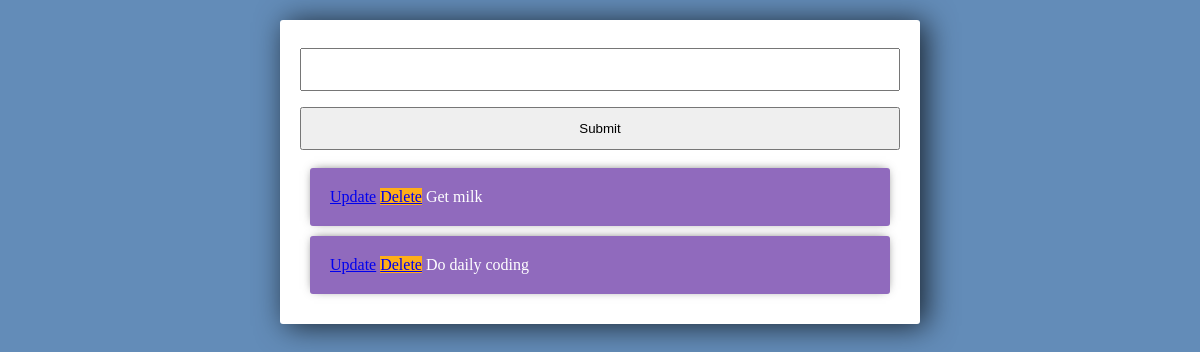
/, run on an earlier commit of the app's database.
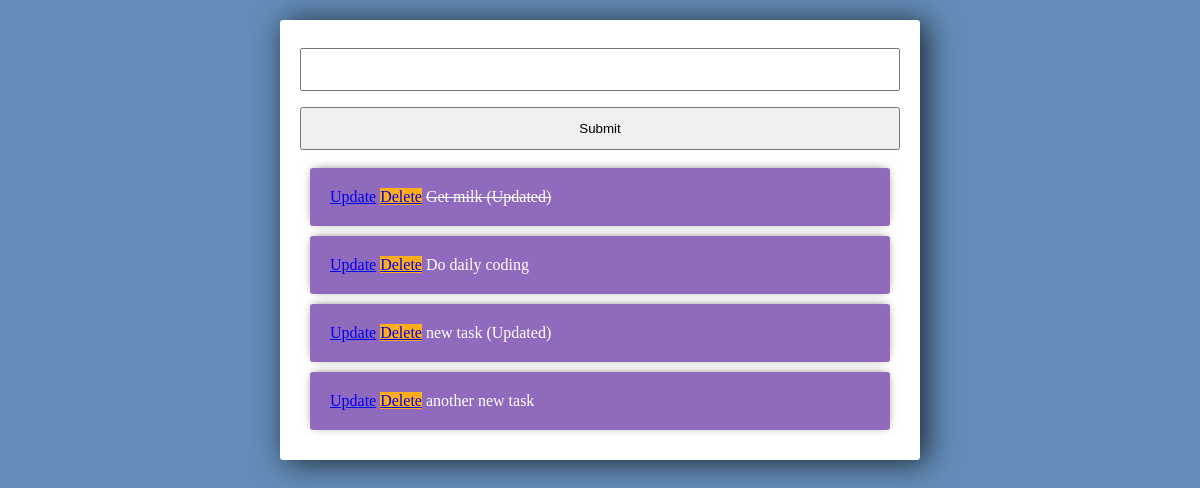
And on a later commit of the database.
### tasks/models.py (models this page shows)
class Task(models.Model):
    title = models.CharField(max_length=200)
    complete = models.BooleanField(default=False)
    created = models.DateTimeField(auto_now_add=True)
    def __str__(self):
        return self.title

### tasks/views.py (the view)
# urls.py: path('', views.index, name="list"),
def index(request):
    tasks = Task.objects.all()
    form = TaskForm()
    if request.method == 'POST':
        form = TaskForm(request.POST)
        if form.is_valid():
            form.save()
        return redirect('/')
    context = {'tasks': tasks, 'form': form}
    return render(request, 'tasks/list.html', context)

### tasks/forms.py
class TaskForm(forms.ModelForm):
    class Meta:
        model = Task
        fields = '__all__'

### tasks/templates/tasks/list.html (shortened to what this page needs)
<!DOCTYPE html>
<html lang="en">
<head>
    <link rel="stylesheet" href="css/style.css" type="text/css" />
</head>
<body>
<div class="center-column">
    <form method="POST" action="/">
        {{form.title}}
        <input type="submit" name="Create Task">
    </form>
    <div class="todo-list">
    {% for task in tasks %}
        <div class="item-row">
            <a class="btn btn-sm btn-info" href="{% url 'update_task' task.id %}">Update</a>
            <a class="btn btn-sm btn-danger" href="{% url 'delete' task.id %}">Delete</a>
            {% if task.complete == True %}
            <strike>{{task}}</strike>
            {% else %}
            <span>{{task}}</span>
            {% endif %}
        </div>
    {% endfor %}
    </div>
</div>
</body>
</html>

### css/style.css (style rules this page uses)
body { background-color: #638CB8; }
input { width: 100%; padding: 12px 20px; margin: 8px 0; box-sizing: border-box; }
input::placeholder { color: #d3d3d3; }
.center-column { width:600px; margin: 20px auto; padding:20px; background-color: #fff; border-radius: 3px; box-shadow: 6px 2px 30px 0px rgba(0,0,0,0.75); }
.item-row { background-color: #906abd; margin: 10px; padding: 20px; border-radius: 3px; color: #fff; font-size: 16px; box-shadow: 0px -1px 10px -4px rgba(0,0,0,0.75); }
.btn-danger { background-color: #ffae19; border-color: #e59400; }

What changed in the data, as far as the page shows it:
changed Task: complete False → True (drawn); title "Get milk" → "Get milk (Updated)"
added Task: title "new task (Updated)"
added Task: title "another new task"
